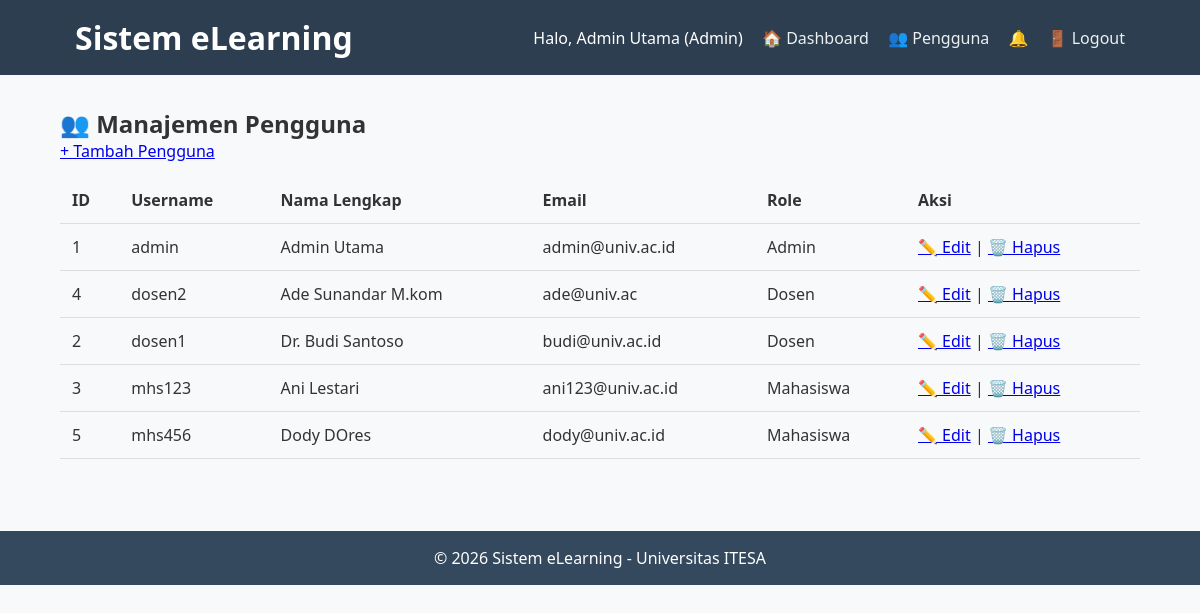
/admin/manage_users.php (signed in), run on the app's committed database.
### tables this page shows
CREATE TABLE `profiles` (
  `id_user` int(11) NOT NULL,
  `nim_nidn` varchar(20) DEFAULT NULL,
  `foto` varchar(255) DEFAULT NULL,
  `alamat` text DEFAULT NULL,
  `fakultas` varchar(100) DEFAULT NULL,
  `prodi` varchar(100) DEFAULT NULL
);

CREATE TABLE `users` (
  `id` int(11) NOT NULL,
  `username` varchar(50) NOT NULL,
  `password` varchar(255) NOT NULL,
  `nama_lengkap` varchar(100) NOT NULL,
  `email` varchar(100) NOT NULL,
  `role` enum('admin','dosen','mahasiswa') NOT NULL
);

### includes/functions.php (called while the page is built, shortened)
<?php
if (!function_exists('get_user_info')) {
    function get_user_info($pdo, $user_id) {
        $stmt = $pdo->prepare("SELECT u.*, p.nim_nidn, p.foto FROM users u LEFT JOIN profiles p ON u.id = p.id_user WHERE u.id = ?");
        $stmt->execute([$user_id]);
        return $stmt->fetch(PDO::FETCH_ASSOC);
    }
}
?>

### admin/manage_users.php (the view, shortened to what this page needs)
<?php
require_once '../includes/header.php';
$stmt = $pdo->prepare("SELECT * FROM users ORDER BY role, nama_lengkap");
$stmt->execute();
$users = $stmt->fetchAll();
?>
<h2>👥 Manajemen Pengguna</h2>
<a href="add_user.php" class="btn">+ Tambah Pengguna</a>
<table class="table">
    <thead><tr><th>ID</th><th>Username</th><th>Nama Lengkap</th><th>Email</th><th>Role</th><th>Aksi</th></tr></thead>
    <tbody>
        <?php foreach ($users as $u): ?>
        <tr>
            <td><?= $u['id'] ?></td>
            <td><?= htmlspecialchars($u['username']) ?></td>
            <td><?= htmlspecialchars($u['nama_lengkap']) ?></td>
            <td><?= htmlspecialchars($u['email']) ?></td>
            <td><?= ucfirst($u['role']) ?></td>
            <td>
                <a href="edit_user.php?id=<?= $u['id'] ?>">✏️ Edit</a> |
                <a href="delete_user.php?id=<?= $u['id'] ?>" onclick="return confirm('Hapus pengguna ini?')">🗑️ Hapus</a>
            </td>
        </tr>
        <?php endforeach; ?>
    </tbody>
</table>
<?php include '../includes/footer.php'; ?>

### includes/header.php (shortened to what this page needs)
<?php
require_once __DIR__ . '/auth.php';
$user = get_user_info($pdo, $_SESSION['user_id']);
$notif_count = 0;
if (is_logged_in()) {
    $stmt = $pdo->prepare("SELECT COUNT(*) FROM notifications WHERE id_user = ? AND is_read = 0");
    $stmt->execute([$_SESSION['user_id']]);
    $notif_count = $stmt->fetchColumn();
}
?>
<!DOCTYPE html>
<html lang="id">
<head>
    <link rel="stylesheet" href="/elearning/assets/css/style.css">
</head>
<body>
    <header>
        <div class="container">
            <h1>Sistem eLearning</h1>
            <nav>
                <span>Halo, <?= htmlspecialchars($user['nama_lengkap']) ?> (<?= ucfirst($user['role']) ?>)</span>
                <?php if ($_SESSION['role'] === 'admin'): ?>
                    <a href="/elearning/admin/dashboard.php">🏠 Dashboard</a>
                    <a href="#">👥 Pengguna</a>
                <?php endif; ?>
                <?php if ($notif_count > 0): ?>
                    <a href="/elearning/notifications.php" style="color:red;">🔔 (<?= $notif_count ?>)</a>
                <?php else: ?>
                    <a href="/elearning/notifications.php">🔔</a>
                <?php endif; ?>
                <a href="/elearning/logout.php">🚪 Logout</a>
            </nav>
        </div>
    </header>
    <div class="container main-content">

### assets/css/style.css (style rules this page uses)
* { margin: 0; padding: 0; box-sizing: border-box; }
body { font-family: 'Segoe UI', Tahoma, Geneva, Verdana, sans-serif; background: #f8f9fa; color: #333; }
.container { width: 90%; max-width: 1200px; margin: 0 auto; padding: 0 15px; }
header { background: #2c3e50; color: white; padding: 1rem 0; }
header .container { display: flex; justify-content: space-between; align-items: center; }
header nav a { color: #ecf0f1; text-decoration: none; margin-left: 15px; }
.main-content { padding: 2rem 0; }
.table { width: 100%; border-collapse: collapse; margin-top: 15px; }
.table th, .table td { padding: 12px; text-align: left; border-bottom: 1px solid #ddd; }

### data on the page
profiles: id_user.nama_lengkap "Admin Utama", id_user.role "Admin"
users: id "1", username "admin", nama_lengkap "Admin Utama", email "admin@univ.ac.id", role "Admin"
users: id "4", username "dosen2", nama_lengkap "Ade Sunandar M.kom", email "ade@univ.ac", role "Dosen"
users: id "2", username "dosen1", nama_lengkap "Dr. Budi Santoso", email "budi@univ.ac.id", role "Dosen"
users: id "3", username "mhs123", nama_lengkap "Ani Lestari", email "ani123@univ.ac.id", role "Mahasiswa"
users: id "5", username "mhs456", nama_lengkap "Dody DOres", email "dody@univ.ac.id", role "Mahasiswa"
